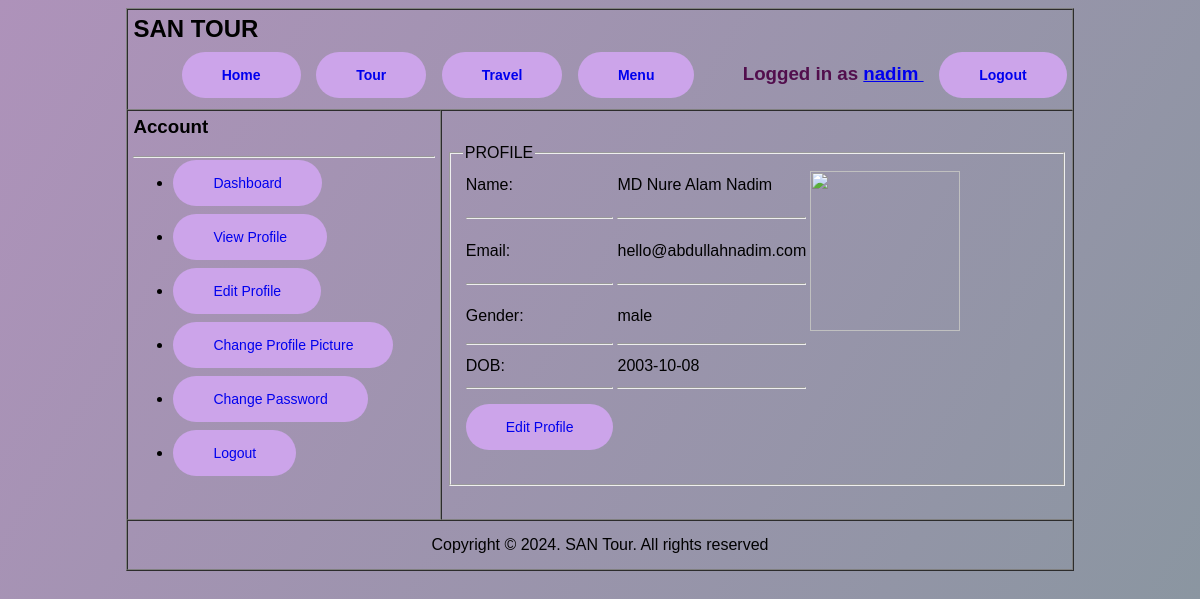
Page /view/viewprofile.php (signed in) on the committed database.
### tables this page shows
CREATE TABLE `user` (
  `username` varchar(100) NOT NULL,
  `Name` varchar(100) NOT NULL,
  `Email` varchar(100) NOT NULL,
  `Gender` varchar(10) NOT NULL,
  `DOB` date NOT NULL
);

### model/userModel.php (called while the page is built, shortened)
<?php
function getByUser($username)
{
    $con = dbConnection();
    $sql = "select * from user where username ='{$username}'";
    $result = mysqli_query($con, $sql);
    $users = mysqli_fetch_assoc($result);
    return $users;
}
function getRole($username)
{
    $con = dbConnection();
    $sql = "select * from login where username ='{$username}'";
    $result = mysqli_query($con, $sql);
    $users = mysqli_fetch_assoc($result);
    if (isset($users['role'])) {
        return $users['role'];
    } else {
        return 0;
    }
}

### view/viewprofile.php (the view, shortened to what this page needs)
<?php
require_once('../model/userModel.php');
$username = $_COOKIE['username'];
$role = getRole($username);
$user = getByUser($username);
?>
<html>
<head>
    <link rel="stylesheet" href="../CSS/styleHome1.css">
</head>
<body>
    <table border="1" cellpadding="5" cellspacing="0" width="80%" align="center">
        <tr>
            <th colspan="3">
                <h2 align="left">SAN TOUR</h2>
                <h3>
                    <a href="home1.php" class="btn">Home</a>&nbsp;&nbsp;
                    <a href="tour.php" class="btn">Tour</a>&nbsp;&nbsp;
                    <a href="travel.php" class="btn">Travel</a>&nbsp;&nbsp;
                    <?php if ($role == 'user') { ?>
                        <a href="dashboard.php" class="btn">
                        <?php } elseif ($role == 'host') { ?>
                            <a href="hostdashboard.php" class="btn">
                            <?php } else { ?>
                                <a href="admindashboard.php" class="btn">
                                <?php } ?> Menu</a>
                                <span style="float: right">
                                    Logged in as <a href="../view/viewprofile.php"> <?php echo $username; ?> </a>&nbsp;&nbsp;
                                    <a href="../controller/logoutCheck.php" class="btn">Logout</a>
                                </span>
                </h3>
            </th>
        </tr>
        <tr>
            <td colspan="1">
                <h3>
                    Account
                </h3>
                <hr>
                <ul>
                    <li><a href="dashboard.php" class="btn">Dashboard</a></li><br><br>
                    <li><a href="viewprofile.php" class="btn">View Profile</a></li><br><br>
                    <li><a href="editprofile.php" class="btn">Edit Profile</a></li><br><br>
                    <li><a href="profilepicture.php" class="btn">Change Profile Picture</a></li><br><br>
                    <li><a href="changepassword.php" class="btn">Change Password</a></li><br><br>
                    <li><a href="logoutCheck.php" class="btn">Logout</a></li><br><br>
                </ul>
            </td>
            <td colspan="2">
                <fieldset>
                    <legend>
                        PROFILE
                    </legend>
                    <table border="0">
                        <tr>
                            <td>
                                Name:
                            </td>
                            <td>
                                <?php echo $user['Name'] ?>
                            </td>
                            <td rowspan="5">
                                <img src="https://cdn.pixabay.com/photo/2015/10/05/22/37/blank-profile-picture-973460_1280.png" alt="" height="160px" width="150px">
                            </td>
                        </tr>
                        <tr>
                            <td>
                                <hr>
                            </td>
                            <td>
                                <hr>
                            </td>
                            <td></td>
                        </tr>
                        <tr>
                            <td>
                                Email:
                            </td>
                            <td>
                                <?php echo $user['Email'] ?>
                            </td>
                            <td></td>
                        </tr>
                        <tr>
                            <td>
                                <hr>
                            </td>
                            <td>
                                <hr>
                            </td>
                            <td></td>
                        </tr>
                        <tr>
                            <td>
                                Gender:
                            </td>
                            <td>
                                <?php echo $user['Gender'] ?>
                            </td>
                            <td></td>
                        </tr>
                        <tr>
                            <td>
                                <hr>
                            </td>
                            <td>
                                <hr>
                            </td>
                            <td></td>
                        </tr>
                        <tr>
                            <td>
                                DOB:
                            </td>
                            <td>
                                <?php echo $user['DOB'] ?>
                            </td>
                            <td></td>
                        </tr>
                        <tr>
                            <td>
                                <hr>
                            </td>
                            <td>
                                <hr>
                            </td>
                            <td></td>
                        </tr>
                        <tr>
                            <td><br>
                                <a href="editprofile.php" class="btn">Edit Profile</a><br><br><br>
                            </td>
                            <td>
                            </td>
                            <td></td>
                        </tr>
                    </table>
                </fieldset>
            </td>
        </tr>
        <tr>
            <td colspan="3" align="center" height="50px">Copyright © 2024. SAN Tour. All rights reserved</td>
        </tr>
    </table>
</body>
</html>

### CSS/styleHome1.css (style rules this page uses)
* { box-sizing: border-box; font-family: "Poppins", sans-serif; }
body { background: linear-gradient(120deg, #ae92ba, #88969f); height: auto; }
span { color: #520e4d; }
.btn { text-decoration: none; background-color: #cca4ea; padding: 15px 40px; font-size: 14px; border-radius: 30px; }

### rows in the picture
user: Name "MD Nure Alam Nadim", Email "hello@abdullahnadim.com", Gender "male", DOB "2003-10-08"

### other values in the picture
$username "nadim"
